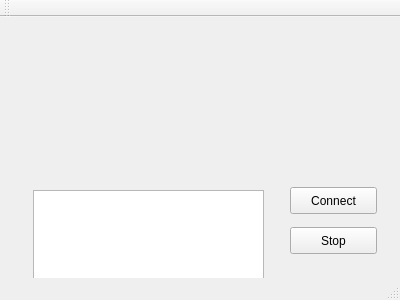
<?xml version="1.0" encoding="UTF-8"?>
<ui version="4.0">
 <class>MainWindow</class>
 <widget class="QMainWindow" name="MainWindow">
  <property name="geometry">
   <rect>
    <x>0</x>
    <y>0</y>
    <width>400</width>
    <height>300</height>
   </rect>
  </property>
  <property name="windowTitle">
   <string>MainWindow</string>
  </property>
  <widget class="QWidget" name="centralWidget">
   <widget class="QTextEdit" name="Receive">
    <property name="geometry">
     <rect>
      <x>33</x>
      <y>173</y>
      <width>231</width>
      <height>101</height>
     </rect>
    </property>
   </widget>
   <widget class="QPushButton" name="connectButton">
    <property name="geometry">
     <rect>
      <x>290</x>
      <y>170</y>
      <width>87</width>
      <height>27</height>
     </rect>
    </property>
    <property name="text">
     <string>Connect</string>
    </property>
   </widget>
   <widget class="QPushButton" name="stopButton">
    <property name="geometry">
     <rect>
      <x>290</x>
      <y>210</y>
      <width>87</width>
      <height>27</height>
     </rect>
    </property>
    <property name="text">
     <string>Stop</string>
    </property>
   </widget>
  </widget>
  <widget class="QMenuBar" name="menuBar">
   <property name="geometry">
    <rect>
     <x>0</x>
     <y>0</y>
     <width>400</width>
     <height>25</height>
    </rect>
   </property>
  </widget>
  <widget class="QToolBar" name="mainToolBar">
   <attribute name="toolBarArea">
    <enum>TopToolBarArea</enum>
   </attribute>
   <attribute name="toolBarBreak">
    <bool>false</bool>
   </attribute>
  </widget>
  <widget class="QStatusBar" name="statusBar"/>
 </widget>
 <layoutdefault spacing="6" margin="11"/>
 <resources/>
 <connections/>
</ui>
